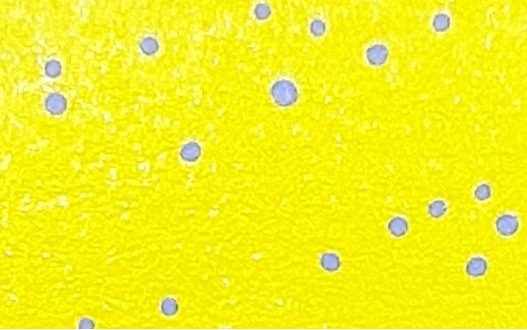
#> input picture Image_processing_project/image_1.jpeg, 527 x 330 px, found by its file name
$ jupyter execute Drip_separator_and_analysis.ipynb
#> lines starting #> are read from the running program, lines starting #| are printed output that depends on the picture; after the words box and inside, x2 and y2 are one past the last pixel; in counts of white or black regions, pixels touching at a corner belong together
[cell 1]
import matplotlib.pyplot as plt
import cv2
import numpy as np

[cell 2]
image = plt.imread(r'C:\Users\User\Desktop\Python_projects\Image_processing_project\image_1.jpeg')
#> image is the input picture: shape (330, 527, 3); mean R, G, B 243.9, 240.9, 26.5
plt.imshow(image)

[cell 3]
R = image[:, :, 0]
G = image[:, :, 1]
B = image[:, :, 2]
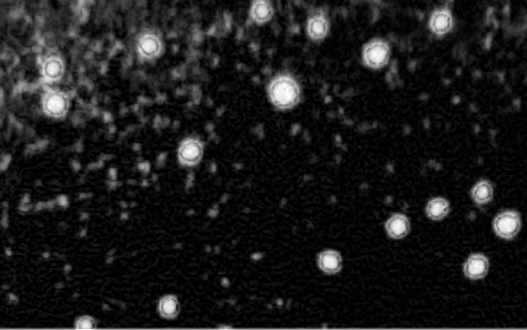
#> B: shape (330, 527); min 0, max 255, mean 26.5

[cell 4]
plt.figure(1)


plt.subplot(231)    # 2 rows, 3 columns
plt.imshow(image)
plt.xticks([])      # remove image labels
plt.yticks([])

plt.subplot(232)    # changed last number
plt.imshow(image)
plt.xticks([])
plt.yticks([])

plt.subplot(233)
plt.imshow(image)
plt.xticks([])
plt.yticks([])

plt.subplot(234)
plt.imshow(R, cmap='gray')
plt.xticks([])
plt.yticks([])
plt.title('Red')

plt.subplot(235)
plt.imshow(G, cmap='gray')
plt.xticks([])
plt.yticks([])
plt.title('Green')

plt.subplot(236)
plt.imshow(B, cmap='gray')
plt.xticks([])
plt.yticks([])
plt.title('Blue')


plt.show()

[cell 5]
denoised = cv2.fastNlMeansDenoisingColored(image, None, 10, 10, 7, 21)
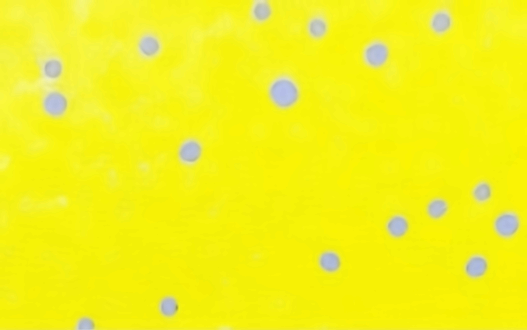
#> denoised: shape (330, 527, 3); mean R, G, B 243.8, 240.8, 24.7

plt.imshow(denoised)

[cell 6]
plt.figure(1)


plt.subplot(231)    # 2 rows, 3 columns
plt.imshow(image)
plt.xticks([])      # remove image labels
plt.yticks([])

plt.subplot(232)    # changed last number
plt.imshow(image)
plt.xticks([])
plt.yticks([])

plt.subplot(233)
plt.imshow(image)
plt.xticks([])
plt.yticks([])

plt.subplot(234)
plt.imshow(R, cmap='gray')
plt.xticks([])
plt.yticks([])
plt.title('Red')

plt.subplot(235)
plt.imshow(G, cmap='gray')
plt.xticks([])
plt.yticks([])
plt.title('Green')

plt.subplot(236)
plt.imshow(B, cmap='gray')
plt.xticks([])
plt.yticks([])
plt.title('Blue')


plt.show()

[cell 7]
# testing erosion process
kernel = np.ones((3, 3), np.uint8)
erosion = cv2.erode(image, kernel)
plt.imshow(erosion)

[cell 8]
plt.figure(1)


plt.subplot(231)    # 2 rows, 3 columns
plt.imshow(erosion)
plt.xticks([])      # remove image labels
plt.yticks([])

plt.subplot(232)    # create subplot next to the another
plt.imshow(erosion)
plt.xticks([])
plt.yticks([])

plt.subplot(233)
plt.imshow(erosion)
plt.xticks([])
plt.yticks([])

plt.subplot(234)
plt.imshow(R, cmap='gray')
plt.xticks([])
plt.yticks([])
plt.title('Red')

plt.subplot(235)
plt.imshow(G, cmap='gray')
plt.xticks([])
plt.yticks([])
plt.title('Green')

plt.subplot(236)
plt.imshow(B, cmap='gray')
plt.xticks([])
plt.yticks([])
plt.title('Blue')


plt.show()

# Transforming into a binary image

[cell 9]
# Read the RGB image
rgb_image = cv2.imread(r'C:\Users\User\Desktop\Python_projects\Image_processing_project\image_1.jpeg')

# split the image into its color channels
b, g, r = cv2.split(rgb_image)

zeros = np.zeros_like(r)

# show only red channel as grayscale
red_channel = cv2.merge([zeros, zeros, r])
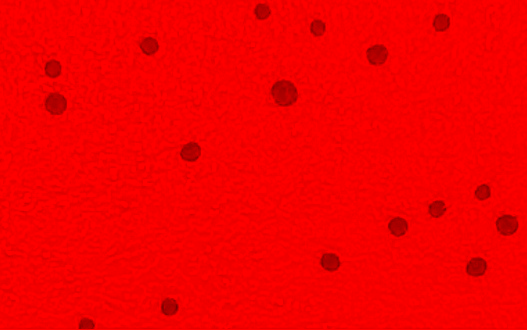
#> red_channel: shape (330, 527, 3); mean of channels 0, 1, 2 0, 0, 243.9; drawn as B, G, R
cv2.imshow("Red Channel", red_channel)

green_channel = cv2.merge([zeros, g, zeros])
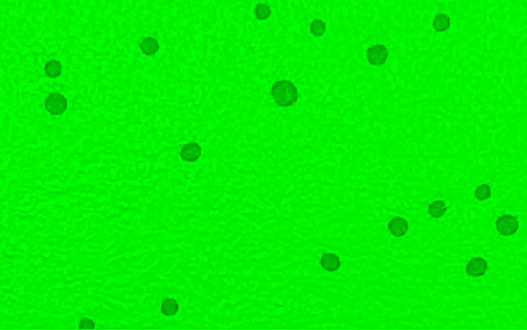
#> green_channel: shape (330, 527, 3); mean of channels 0, 1, 2 0, 240.9, 0; drawn as B, G, R
cv2.imshow("Green Channel", green_channel)

blue_channel = cv2.merge([b, zeros, zeros])
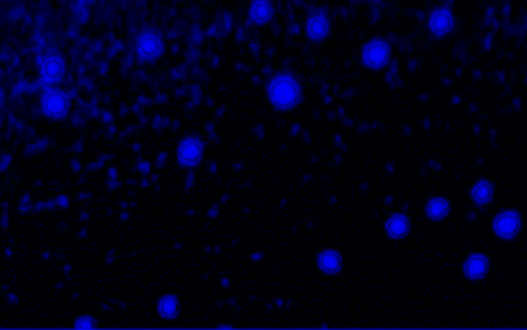
#> blue_channel: shape (330, 527, 3); mean of channels 0, 1, 2 26.5, 0, 0; drawn as B, G, R
cv2.imshow("Blue Channel", blue_channel)

cv2.waitKey(0)
cv2.destroyAllWindows()

[cell 10]
g_im = cv2.cvtColor(rgb_image, cv2.COLOR_BGRA2GRAY)
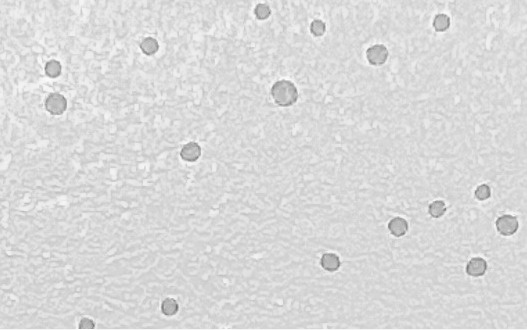
#> g_im: shape (330, 527); min 110, max 255, mean 217.3

cv2.imshow("Grayscale Image", g_im)

cv2.waitKey(0)
cv2.destroyAllWindows()

[cell 11]
print(g_im)
#> (printed output is left out)

[cell 12]
threshold_value = 198  # You can adjust this value as needed

_, binary_mask = cv2.threshold(g_im, threshold_value, 255, cv2.THRESH_BINARY)
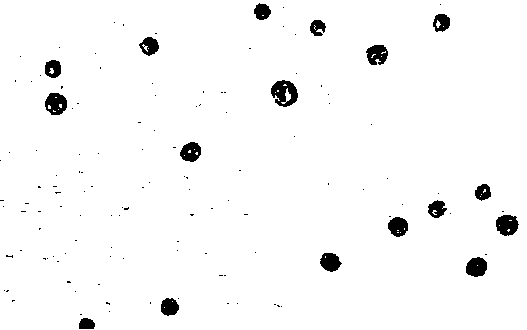
#> binary_mask: shape (330, 527); 97.2% white; 130 black regions (113 under 20 px), largest, box (x1, y1, x2, y2) and area: (271, 80, 298, 107) 467, (496, 215, 519, 236) 364, (45, 93, 67, 115) 357

# Invert the binary mask to highlight dark gray values
inverted_mask = cv2.bitwise_not(binary_mask)

# Display the binary mask and inverted mask
cv2.imshow("Binary Mask", binary_mask)
cv2.imshow("Inverted Mask", inverted_mask)
cv2.waitKey(0)
cv2.destroyAllWindows()

#### In the previous step, the image has been transformed into a binary format while preserving the drips. However, it is necessary to enhance the drips before further analysis.

[cell 13]
# using inverted_mask to proceed
plt.imshow(inverted_mask, cmap='gray')

[cell 14]
# Define the kernel for dilation
kernel = np.ones((5, 5), np.uint8)  # You can adjust the kernel size as needed

# Perform dilation
dilated_image = cv2.dilate(inverted_mask, kernel, iterations=1)
#> dilated_image: shape (330, 527); 6.3% white; 108 white regions (1 under 20 px), largest, box (x1, y1, x2, y2) and area: (269, 78, 300, 109) 778, (43, 84, 69, 117) 619, (494, 209, 521, 238) 595

# Display the original and dilated images
cv2.imshow("Original Binary Image", inverted_mask)
cv2.imshow("Dilated Image", dilated_image)
cv2.waitKey(0)
cv2.destroyAllWindows()

# try closing operation

[cell 15]
# testing possibilities

dilated_image = cv2.dilate(inverted_mask, kernel, iterations=1)

closed_image = cv2.erode(dilated_image, kernel, iterations=2)
#> closed_image: shape (330, 527); 1.5% white; 17 white regions, largest, box (x1, y1, x2, y2) and area: (273, 83, 296, 104) 267, (47, 95, 65, 113) 226, (498, 217, 516, 234) 222

cv2.imshow('Original Image', inverted_mask)
cv2.imshow('Dilated Image', dilated_image)
cv2.imshow('Closed Image', closed_image)

cv2.waitKey(0)
cv2.destroyAllWindows()

[cell 16]
# using dilated_image from above and eroding to test results
kernel = np.ones((7, 7), np.uint8)
eroded_image = cv2.erode(dilated_image, kernel, iterations=1)
#> eroded_image: shape (330, 527); 2.1% white; 17 white regions, largest, box (x1, y1, x2, y2) and area: (272, 81, 297, 106) 394, (46, 94, 66, 114) 302, (497, 216, 517, 235) 296

cv2.imshow('Original Image', inverted_mask)
cv2.imshow('Eroded Image', eroded_image)

cv2.waitKey(0)
cv2.destroyAllWindows()

# so far, the noise has been eliminated
# dilating image back

[cell 17]
new_kernel = np.ones((4,4), np.uint8)
dilated_img = cv2.dilate(eroded_image, new_kernel, iterations=2)
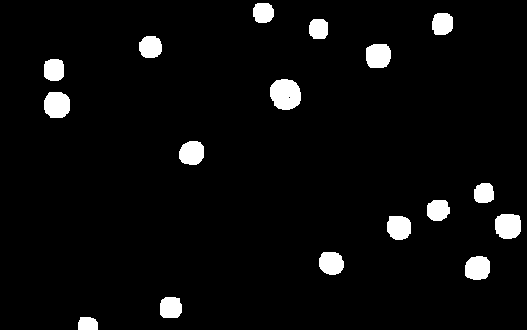
#> dilated_img: shape (330, 527); 4.4% white; 17 white regions

cv2.imshow('Original Image', eroded_image)
cv2.imshow('Dilated Image', dilated_img)

cv2.waitKey(0)
cv2.destroyAllWindows()

print(np.unique(dilated_img))
#| [  0 255]

#### The variable `dilated_img` is the final version of our processed image so far.
#### It's a binary image so far.
#### Using contour detection to locate and count the circles.

[cell 18]
# Define parameters for the Hough Circle Transform
minRadius = 1
maxRadius = 50
param1 = 1  # Gradient threshold for edge detection
param2 = 30  # Accumulator threshold for circle detection

# Use the Hough Circle Transform to detect circles
circles = cv2.HoughCircles(dilated_img, cv2.HOUGH_GRADIENT, dp=1, minDist=20,
                           param1=param1, param2=param2, minRadius=minRadius, maxRadius=maxRadius)
#> circles = None

if circles is not None:
    circles = np.uint8(np.around(circles))
    for circle in circles[0, :]:
        # Draw the outer circle
        cv2.circle(binary_image, (circle[0], circle[1]), circle[2], (0, 0, 255), 2)
        # Draw the center of the circle
        cv2.circle(binary_image, (circle[0], circle[1]), 2, (0, 255, 0), 3)

# Display the image with detected circles
cv2.imshow("Circles Detected", dilated_img)
cv2.waitKey(0)
cv2.destroyAllWindows()

[cell 19]
# contour is shown in grayscale
contours, hierarchy = cv2.findContours(dilated_img, cv2.RETR_EXTERNAL, cv2.CHAIN_APPROX_SIMPLE)
#> contours = 17 contours; largest, box (x1, y1, x2, y2) and area: (270, 79, 301, 110) 732, (44, 92, 70, 118) 538, (495, 214, 521, 239) 524, (366, 44, 391, 68) 491, (465, 256, 490, 280) 473

# Create a copy of the binary image for drawing contours
contour_image = dilated_img.copy()

# Draw the detected contours on the image
cv2.drawContours(contour_image, contours, -1, (100, 100, 100), 5)  # You can change the color and thickness as needed
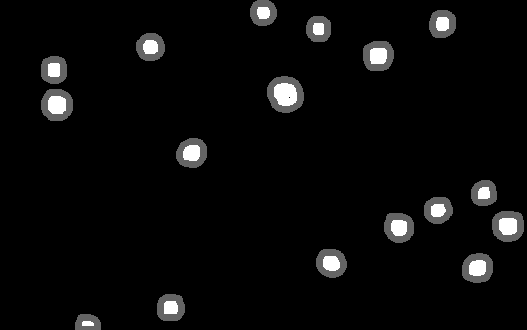
#> contour_image: shape (330, 527); 4.82% of pixels changed, all inside (x1, y1, x2, y2) = (41, 0, 524, 330)

# Display the image with detected contours
cv2.imshow("Contours Detected", contour_image)
cv2.waitKey(0)
cv2.destroyAllWindows()

[cell 20]
# transforming new_img to be a colored image so the contours can be seen clearly
colored_image = cv2.applyColorMap(dilated_img, cv2.COLORMAP_JET)
cv2.drawContours(colored_image, contours, -1, (100, 250, 0), 1)
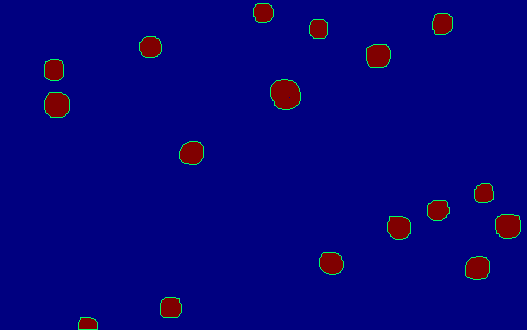
#> colored_image: shape (330, 527, 3); mean B, G, R 123, 1.7, 4.8

cv2.imshow("Colored contour", colored_image)
cv2.waitKey(0)
cv2.destroyAllWindows()

[cell 21]
print(contours)
#> (printed output is left out)

$ run again, with Image_processing_project/image_2.jpeg copied over Image_processing_project/image_1.jpeg
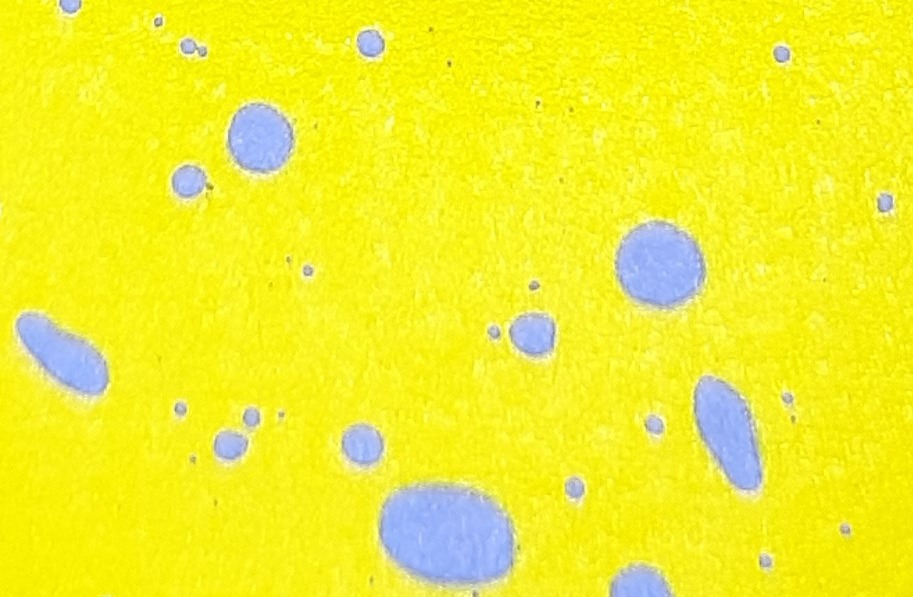
#> input picture Image_processing_project/image_2.jpeg, 913 x 597 px, found by its file name
#> image is the input picture: shape (597, 913, 3); mean R, G, B 241.2, 238.4, 41.1
#> (printed output is left out)
#> `_, binary_mask = cv2.threshold(g_im, threshold_value, 255, cv2.THRESH_..`:
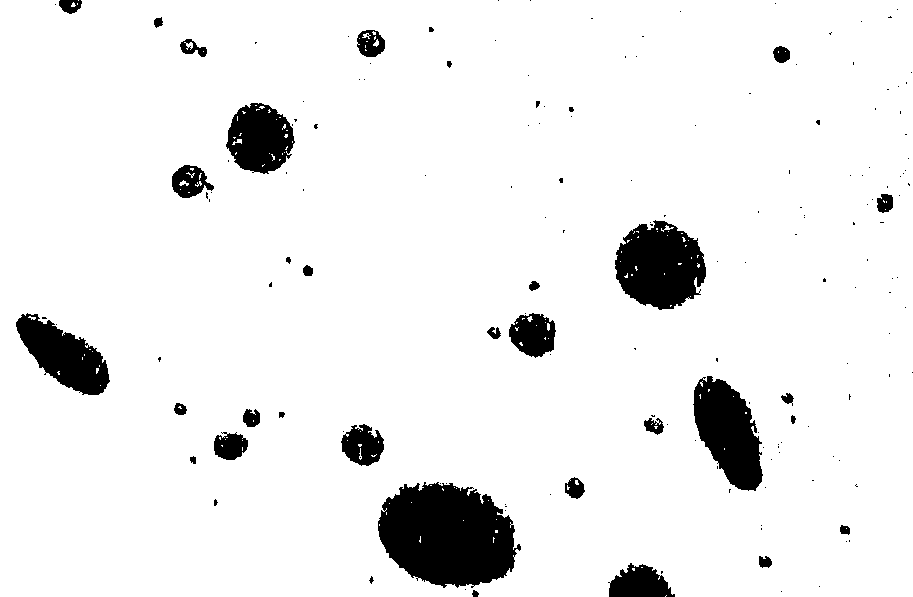
#> binary_mask: shape (597, 913); 92.9% white; 169 black regions (133 under 20 px), largest, box (x1, y1, x2, y2) and area: (378, 482, 521, 588) 11116, (615, 220, 706, 310) 5864, (693, 376, 763, 491) 5073
#> dilated_image: shape (597, 913); 9.6% white; 122 white regions (3 under 20 px), largest, box (x1, y1, x2, y2) and area: (376, 480, 523, 597) 12634, (613, 213, 708, 312) 6919, (691, 374, 768, 495) 6107
#> closed_image: shape (597, 913); 6.1% white; 29 white regions (6 under 20 px), largest, box (x1, y1, x2, y2) and area: (380, 485, 518, 584) 10391, (617, 223, 704, 307) 5421, (696, 378, 760, 488) 4517
#> eroded_image: shape (597, 913); 6.7% white; 42 white regions (15 under 20 px), largest, box (x1, y1, x2, y2) and area: (379, 484, 520, 587) 10889, (616, 222, 705, 309) 5770, (695, 377, 761, 489) 4873
#> dilated_img: shape (597, 913); 8.9% white; 41 white regions
#| [  0 255]
#> circles = None
#> contours = 41 contours; largest, box (x1, y1, x2, y2) and area: (377, 482, 524, 597) 12292, (614, 220, 709, 313) 6721, (693, 375, 765, 493) 5834, (15, 313, 112, 398) 4782, (225, 102, 297, 177) 4091
#> contour_image: shape (597, 913); min 0, max 255, mean 21.2
#> `cv2.drawContours(colored_image, contours, -1, (100, 250, 0), 1)`:
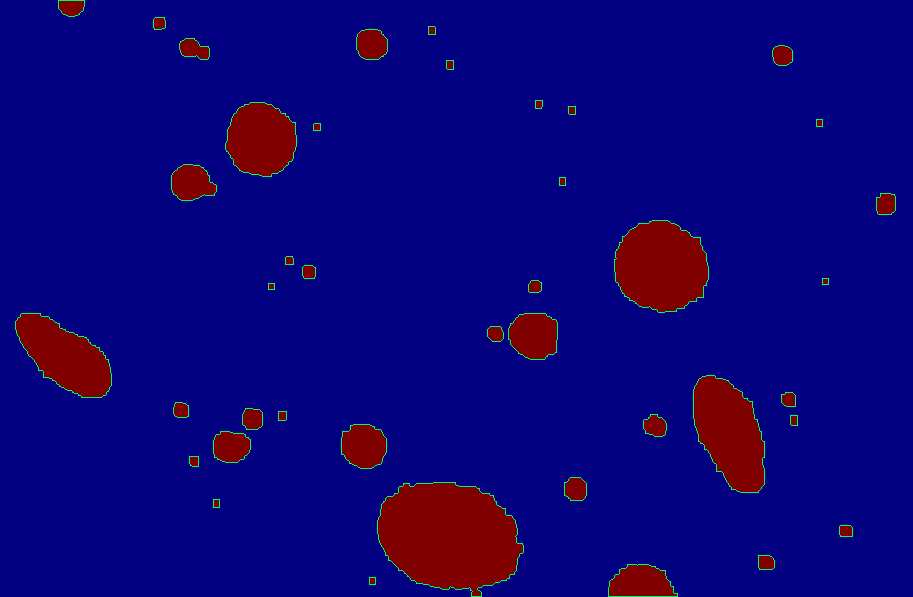
#> colored_image: shape (597, 913, 3); mean B, G, R 117.3, 1.7, 10.6
#> (printed output is left out)
